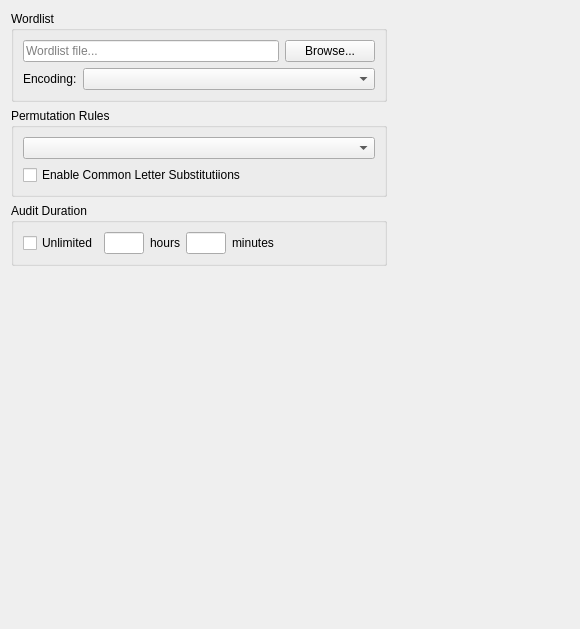
<?xml version="1.0" encoding="UTF-8"?>
<ui version="4.0">
 <class>TechniqueDictionaryConfig</class>
 <widget class="QWidget" name="TechniqueDictionaryConfig">
  <property name="geometry">
   <rect>
    <x>0</x>
    <y>0</y>
    <width>580</width>
    <height>629</height>
   </rect>
  </property>
  <property name="maximumSize">
   <size>
    <width>16777215</width>
    <height>16777215</height>
   </size>
  </property>
  <property name="windowTitle">
   <string>Form</string>
  </property>
  <layout class="QGridLayout" name="gridLayout">
   <item row="1" column="0">
    <widget class="QGroupBox" name="groupBox_2">
     <property name="sizePolicy">
      <sizepolicy hsizetype="Expanding" vsizetype="Preferred">
       <horstretch>0</horstretch>
       <verstretch>0</verstretch>
      </sizepolicy>
     </property>
     <property name="title">
      <string>Permutation Rules</string>
     </property>
     <layout class="QVBoxLayout" name="verticalLayout_14">
      <item>
       <layout class="QVBoxLayout" name="verticalLayout">
        <item>
         <widget class="QComboBox" name="permutationRulesCombo">
          <property name="sizePolicy">
           <sizepolicy hsizetype="Expanding" vsizetype="Fixed">
            <horstretch>0</horstretch>
            <verstretch>0</verstretch>
           </sizepolicy>
          </property>
          <property name="minimumSize">
           <size>
            <width>0</width>
            <height>0</height>
           </size>
          </property>
          <property name="maximumSize">
           <size>
            <width>16777215</width>
            <height>16777215</height>
           </size>
          </property>
         </widget>
        </item>
       </layout>
      </item>
      <item>
       <widget class="QCheckBox" name="enableCommonLetterSubstitutions">
        <property name="text">
         <string>Enable Common Letter Substitutiions</string>
        </property>
       </widget>
      </item>
     </layout>
    </widget>
   </item>
   <item row="0" column="0">
    <widget class="QGroupBox" name="groupBox">
     <property name="sizePolicy">
      <sizepolicy hsizetype="Expanding" vsizetype="Preferred">
       <horstretch>0</horstretch>
       <verstretch>0</verstretch>
      </sizepolicy>
     </property>
     <property name="title">
      <string>Wordlist</string>
     </property>
     <layout class="QVBoxLayout" name="verticalLayout_13">
      <item>
       <layout class="QHBoxLayout" name="horizontalLayout">
        <property name="spacing">
         <number>6</number>
        </property>
        <item>
         <widget class="QLineEdit" name="wordListEdit">
          <property name="sizePolicy">
           <sizepolicy hsizetype="Expanding" vsizetype="Fixed">
            <horstretch>0</horstretch>
            <verstretch>0</verstretch>
           </sizepolicy>
          </property>
          <property name="minimumSize">
           <size>
            <width>256</width>
            <height>0</height>
           </size>
          </property>
          <property name="maximumSize">
           <size>
            <width>16777215</width>
            <height>16777215</height>
           </size>
          </property>
          <property name="inputMethodHints">
           <set>Qt::ImhDigitsOnly</set>
          </property>
          <property name="placeholderText">
           <string>Wordlist file...</string>
          </property>
         </widget>
        </item>
        <item>
         <widget class="QPushButton" name="browseWordlistButton">
          <property name="sizePolicy">
           <sizepolicy hsizetype="Fixed" vsizetype="Fixed">
            <horstretch>0</horstretch>
            <verstretch>0</verstretch>
           </sizepolicy>
          </property>
          <property name="minimumSize">
           <size>
            <width>90</width>
            <height>0</height>
           </size>
          </property>
          <property name="text">
           <string>Browse...</string>
          </property>
         </widget>
        </item>
       </layout>
      </item>
      <item>
       <layout class="QHBoxLayout" name="horizontalLayout_2">
        <property name="spacing">
         <number>6</number>
        </property>
        <item>
         <widget class="QLabel" name="label_4">
          <property name="text">
           <string>Encoding:</string>
          </property>
         </widget>
        </item>
        <item>
         <widget class="QComboBox" name="encodingCombo">
          <property name="sizePolicy">
           <sizepolicy hsizetype="Expanding" vsizetype="Fixed">
            <horstretch>0</horstretch>
            <verstretch>0</verstretch>
           </sizepolicy>
          </property>
          <property name="minimumSize">
           <size>
            <width>0</width>
            <height>0</height>
           </size>
          </property>
         </widget>
        </item>
       </layout>
      </item>
     </layout>
    </widget>
   </item>
   <item row="2" column="0">
    <widget class="QGroupBox" name="groupBox_7">
     <property name="sizePolicy">
      <sizepolicy hsizetype="Expanding" vsizetype="Preferred">
       <horstretch>0</horstretch>
       <verstretch>0</verstretch>
      </sizepolicy>
     </property>
     <property name="title">
      <string>Audit Duration</string>
     </property>
     <layout class="QVBoxLayout" name="verticalLayout_15">
      <item>
       <layout class="QHBoxLayout" name="horizontalLayout_3">
        <item>
         <widget class="QCheckBox" name="unlimitedCheckBox">
          <property name="text">
           <string>Unlimited</string>
          </property>
         </widget>
        </item>
        <item>
         <widget class="QLineEdit" name="durationHoursText">
          <property name="maximumSize">
           <size>
            <width>40</width>
            <height>16777215</height>
           </size>
          </property>
         </widget>
        </item>
        <item>
         <widget class="QLabel" name="label_5">
          <property name="text">
           <string>hours</string>
          </property>
         </widget>
        </item>
        <item>
         <widget class="QLineEdit" name="durationMinutesText">
          <property name="maximumSize">
           <size>
            <width>40</width>
            <height>16777215</height>
           </size>
          </property>
         </widget>
        </item>
        <item>
         <widget class="QLabel" name="label_7">
          <property name="text">
           <string>minutes</string>
          </property>
         </widget>
        </item>
        <item>
         <spacer name="horizontalSpacer_2">
          <property name="orientation">
           <enum>Qt::Horizontal</enum>
          </property>
          <property name="sizeHint" stdset="0">
           <size>
            <width>40</width>
            <height>20</height>
           </size>
          </property>
         </spacer>
        </item>
       </layout>
      </item>
     </layout>
    </widget>
   </item>
   <item row="1" column="1">
    <spacer name="horizontalSpacer">
     <property name="orientation">
      <enum>Qt::Horizontal</enum>
     </property>
     <property name="sizeType">
      <enum>QSizePolicy::Expanding</enum>
     </property>
     <property name="sizeHint" stdset="0">
      <size>
       <width>40</width>
       <height>20</height>
      </size>
     </property>
    </spacer>
   </item>
   <item row="3" column="0">
    <spacer name="verticalSpacer">
     <property name="orientation">
      <enum>Qt::Vertical</enum>
     </property>
     <property name="sizeType">
      <enum>QSizePolicy::Expanding</enum>
     </property>
     <property name="sizeHint" stdset="0">
      <size>
       <width>20</width>
       <height>40</height>
      </size>
     </property>
    </spacer>
   </item>
  </layout>
 </widget>
 <resources/>
 <connections/>
</ui>
